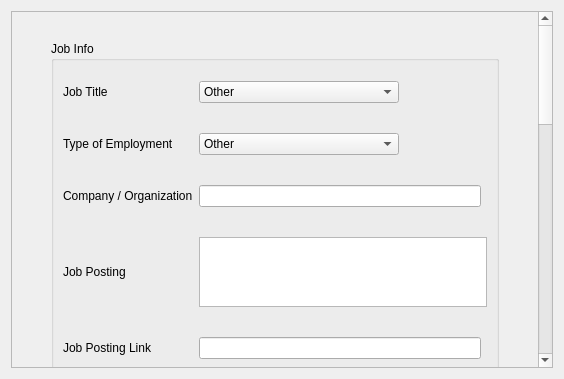
<?xml version="1.0" encoding="UTF-8"?>
<ui version="4.0">
 <class>Input</class>
 <widget class="QWidget" name="Input">
  <property name="geometry">
   <rect>
    <x>0</x>
    <y>0</y>
    <width>564</width>
    <height>379</height>
   </rect>
  </property>
  <property name="windowTitle">
   <string>Form</string>
  </property>
  <layout class="QGridLayout" name="gridLayout">
   <item row="0" column="0">
    <widget class="QScrollArea" name="scrollArea">
     <property name="widgetResizable">
      <bool>true</bool>
     </property>
     <widget class="QWidget" name="scrollAreaWidgetContents">
      <property name="geometry">
       <rect>
        <x>0</x>
        <y>0</y>
        <width>527</width>
        <height>1168</height>
       </rect>
      </property>
      <layout class="QGridLayout" name="gridLayout_2">
       <item row="0" column="1">
        <spacer name="verticalSpacer_2">
         <property name="orientation">
          <enum>Qt::Vertical</enum>
         </property>
         <property name="sizeType">
          <enum>QSizePolicy::Minimum</enum>
         </property>
         <property name="sizeHint" stdset="0">
          <size>
           <width>20</width>
           <height>20</height>
          </size>
         </property>
        </spacer>
       </item>
       <item row="2" column="1">
        <spacer name="verticalSpacer">
         <property name="orientation">
          <enum>Qt::Vertical</enum>
         </property>
         <property name="sizeType">
          <enum>QSizePolicy::Minimum</enum>
         </property>
         <property name="sizeHint" stdset="0">
          <size>
           <width>40</width>
           <height>40</height>
          </size>
         </property>
        </spacer>
       </item>
       <item row="4" column="1">
        <spacer name="verticalSpacer_4">
         <property name="orientation">
          <enum>Qt::Vertical</enum>
         </property>
         <property name="sizeType">
          <enum>QSizePolicy::Minimum</enum>
         </property>
         <property name="sizeHint" stdset="0">
          <size>
           <width>20</width>
           <height>40</height>
          </size>
         </property>
        </spacer>
       </item>
       <item row="1" column="2">
        <spacer name="horizontalSpacer_4">
         <property name="orientation">
          <enum>Qt::Horizontal</enum>
         </property>
         <property name="sizeType">
          <enum>QSizePolicy::Preferred</enum>
         </property>
         <property name="sizeHint" stdset="0">
          <size>
           <width>30</width>
           <height>20</height>
          </size>
         </property>
        </spacer>
       </item>
       <item row="1" column="0">
        <spacer name="horizontalSpacer_3">
         <property name="orientation">
          <enum>Qt::Horizontal</enum>
         </property>
         <property name="sizeType">
          <enum>QSizePolicy::Preferred</enum>
         </property>
         <property name="sizeHint" stdset="0">
          <size>
           <width>30</width>
           <height>30</height>
          </size>
         </property>
        </spacer>
       </item>
       <item row="9" column="1">
        <spacer name="verticalSpacer_6">
         <property name="orientation">
          <enum>Qt::Vertical</enum>
         </property>
         <property name="sizeType">
          <enum>QSizePolicy::Fixed</enum>
         </property>
         <property name="sizeHint" stdset="0">
          <size>
           <width>20</width>
           <height>20</height>
          </size>
         </property>
        </spacer>
       </item>
       <item row="7" column="1">
        <spacer name="verticalSpacer_3">
         <property name="orientation">
          <enum>Qt::Vertical</enum>
         </property>
         <property name="sizeType">
          <enum>QSizePolicy::Minimum</enum>
         </property>
         <property name="sizeHint" stdset="0">
          <size>
           <width>20</width>
           <height>30</height>
          </size>
         </property>
        </spacer>
       </item>
       <item row="3" column="1">
        <widget class="QGroupBox" name="ApplicationInput">
         <property name="title">
          <string>Application</string>
         </property>
         <layout class="QGridLayout" name="gridLayout_4">
          <property name="topMargin">
           <number>20</number>
          </property>
          <property name="verticalSpacing">
           <number>30</number>
          </property>
          <item row="8" column="0">
           <widget class="QLabel" name="CoverTextLabel">
            <property name="text">
             <string>Cover Letter Text</string>
            </property>
           </widget>
          </item>
          <item row="1" column="2">
           <widget class="QLineEdit" name="JobTitleInput_2">
            <property name="accessibleDescription">
             <string/>
            </property>
           </widget>
          </item>
          <item row="10" column="0">
           <widget class="QLabel" name="ResumeLabel">
            <property name="text">
             <string>Resume</string>
            </property>
           </widget>
          </item>
          <item row="9" column="0">
           <widget class="QLabel" name="CoverFileLabel">
            <property name="text">
             <string>Cover Letter File</string>
            </property>
           </widget>
          </item>
          <item row="3" column="2">
           <widget class="QDateEdit" name="DateInput">
            <property name="sizePolicy">
             <sizepolicy hsizetype="Preferred" vsizetype="Fixed">
              <horstretch>0</horstretch>
              <verstretch>0</verstretch>
             </sizepolicy>
            </property>
            <property name="minimumSize">
             <size>
              <width>0</width>
              <height>0</height>
             </size>
            </property>
            <property name="maximumSize">
             <size>
              <width>200</width>
              <height>16777215</height>
             </size>
            </property>
           </widget>
          </item>
          <item row="3" column="0">
           <widget class="QLabel" name="DateLabel">
            <property name="text">
             <string>Application Date</string>
            </property>
           </widget>
          </item>
          <item row="1" column="0">
           <widget class="QLabel" name="JobTitleLabel_2">
            <property name="minimumSize">
             <size>
              <width>118</width>
              <height>0</height>
             </size>
            </property>
            <property name="text">
             <string>Job Title</string>
            </property>
           </widget>
          </item>
          <item row="6" column="2">
           <widget class="QCheckBox" name="CoverLetterInput">
            <property name="text">
             <string>Used</string>
            </property>
           </widget>
          </item>
          <item row="6" column="0">
           <widget class="QLabel" name="CoverLetterLabel">
            <property name="text">
             <string>Cover Letter</string>
            </property>
           </widget>
          </item>
          <item row="8" column="2" colspan="2">
           <widget class="QPlainTextEdit" name="CoverTextInput">
            <property name="accessibleDescription">
             <string/>
            </property>
           </widget>
          </item>
          <item row="3" column="3">
           <widget class="QPushButton" name="DateTodayButton">
            <property name="text">
             <string>Today</string>
            </property>
           </widget>
          </item>
         </layout>
        </widget>
       </item>
       <item row="5" column="1">
        <widget class="QGroupBox" name="StatusInput">
         <property name="title">
          <string>Status</string>
         </property>
         <layout class="QGridLayout" name="gridLayout_5">
          <property name="topMargin">
           <number>20</number>
          </property>
          <property name="verticalSpacing">
           <number>30</number>
          </property>
          <item row="7" column="0">
           <widget class="QLabel" name="FeedbackLabel">
            <property name="text">
             <string>Feedback</string>
            </property>
           </widget>
          </item>
          <item row="7" column="1" colspan="2">
           <widget class="QPlainTextEdit" name="FeedbackInput">
            <property name="accessibleDescription">
             <string/>
            </property>
           </widget>
          </item>
          <item row="3" column="1">
           <widget class="QPlainTextEdit" name="MistakesInput"/>
          </item>
          <item row="1" column="1">
           <widget class="QComboBox" name="CurrentStatusInput">
            <property name="maximumSize">
             <size>
              <width>200</width>
              <height>16777215</height>
             </size>
            </property>
            <item>
             <property name="text">
              <string>Application Send</string>
             </property>
            </item>
            <item>
             <property name="text">
              <string>Interview Invite</string>
             </property>
            </item>
            <item>
             <property name="text">
              <string>Decline</string>
             </property>
            </item>
            <item>
             <property name="text">
              <string>Offer</string>
             </property>
            </item>
           </widget>
          </item>
          <item row="3" column="0">
           <widget class="QLabel" name="MistakesLabel">
            <property name="text">
             <string>Own Mistakes</string>
            </property>
           </widget>
          </item>
          <item row="1" column="0">
           <widget class="QLabel" name="CurrentStatusLabel">
            <property name="minimumSize">
             <size>
              <width>118</width>
              <height>0</height>
             </size>
            </property>
            <property name="text">
             <string>Current Status</string>
            </property>
           </widget>
          </item>
         </layout>
        </widget>
       </item>
       <item row="1" column="1">
        <widget class="QGroupBox" name="JobInput">
         <property name="title">
          <string>Job Info</string>
         </property>
         <layout class="QGridLayout" name="gridLayout_3">
          <property name="topMargin">
           <number>20</number>
          </property>
          <property name="verticalSpacing">
           <number>30</number>
          </property>
          <item row="9" column="1">
           <widget class="QLineEdit" name="LinkInput"/>
          </item>
          <item row="8" column="1" colspan="2">
           <widget class="QPlainTextEdit" name="JobPostingInput">
            <property name="accessibleDescription">
             <string/>
            </property>
           </widget>
          </item>
          <item row="1" column="0">
           <widget class="QLabel" name="JobTitleLabel">
            <property name="text">
             <string>Job Title</string>
            </property>
           </widget>
          </item>
          <item row="2" column="0">
           <widget class="QLabel" name="EmploymentTypeLabel">
            <property name="text">
             <string>Type of Employment</string>
            </property>
           </widget>
          </item>
          <item row="3" column="0">
           <widget class="QLabel" name="CompanyLabel">
            <property name="text">
             <string>Company / Organization</string>
            </property>
           </widget>
          </item>
          <item row="9" column="0">
           <widget class="QLabel" name="LinkLabel">
            <property name="text">
             <string>Job Posting Link</string>
            </property>
           </widget>
          </item>
          <item row="3" column="1">
           <widget class="QLineEdit" name="CompanyInput"/>
          </item>
          <item row="8" column="0">
           <widget class="QLabel" name="JobPostingLabel">
            <property name="text">
             <string>Job Posting</string>
            </property>
           </widget>
          </item>
          <item row="1" column="1">
           <widget class="QComboBox" name="comboBox">
            <property name="maximumSize">
             <size>
              <width>200</width>
              <height>16777215</height>
             </size>
            </property>
            <item>
             <property name="text">
              <string>Other</string>
             </property>
            </item>
            <item>
             <property name="text">
              <string>Full-Stack Developer</string>
             </property>
            </item>
            <item>
             <property name="text">
              <string>Backend Developer</string>
             </property>
            </item>
            <item>
             <property name="text">
              <string>Frontend Developer</string>
             </property>
            </item>
            <item>
             <property name="text">
              <string>Web Developer</string>
             </property>
            </item>
            <item>
             <property name="text">
              <string>Data Scientist</string>
             </property>
            </item>
            <item>
             <property name="text">
              <string>Data Analyst</string>
             </property>
            </item>
            <item>
             <property name="text">
              <string>DevOps Engineer</string>
             </property>
            </item>
            <item>
             <property name="text">
              <string>Mobile App Developer</string>
             </property>
            </item>
            <item>
             <property name="text">
              <string>Consultant</string>
             </property>
            </item>
            <item>
             <property name="text">
              <string>Project Manager</string>
             </property>
            </item>
            <item>
             <property name="text">
              <string>Researcher</string>
             </property>
            </item>
            <item>
             <property name="text">
              <string>ML Engineer</string>
             </property>
            </item>
            <item>
             <property name="text">
              <string>QA Engineer</string>
             </property>
            </item>
           </widget>
          </item>
          <item row="2" column="1">
           <widget class="QComboBox" name="comboBox_2">
            <property name="maximumSize">
             <size>
              <width>200</width>
              <height>16777215</height>
             </size>
            </property>
            <item>
             <property name="text">
              <string>Other</string>
             </property>
            </item>
            <item>
             <property name="text">
              <string>Full-Time</string>
             </property>
            </item>
            <item>
             <property name="text">
              <string>Part-Time</string>
             </property>
            </item>
            <item>
             <property name="text">
              <string>Intership</string>
             </property>
            </item>
            <item>
             <property name="text">
              <string>Working Student</string>
             </property>
            </item>
            <item>
             <property name="text">
              <string>Scholarship</string>
             </property>
            </item>
           </widget>
          </item>
         </layout>
        </widget>
       </item>
       <item row="8" column="1">
        <widget class="QPushButton" name="pushButton">
         <property name="text">
          <string>Submit</string>
         </property>
        </widget>
       </item>
      </layout>
     </widget>
    </widget>
   </item>
  </layout>
 </widget>
 <resources/>
 <connections/>
</ui>
